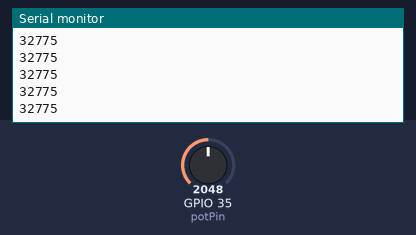
This sketch was run on a simulated ESP32. On the bench: the last lines printed to the serial monitor. The test bench sets the inputs (shaded band); at power-on: GPIO 35 (potPin) = 2048.

Above: at 1.2 s.
1.3 s: GPIO 35 (potPin) set to 2866
At 1.8 s:
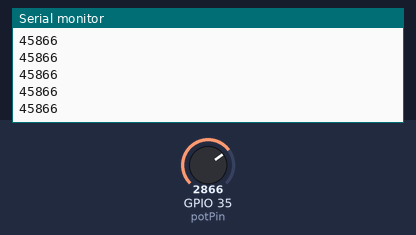
2.8 s: GPIO 35 (potPin) set to 3603
At 3.6 s:
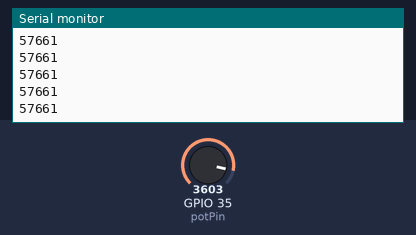
Timing chart, 0 to 5.8 s (numbered marks = the images above; inputs shaded):
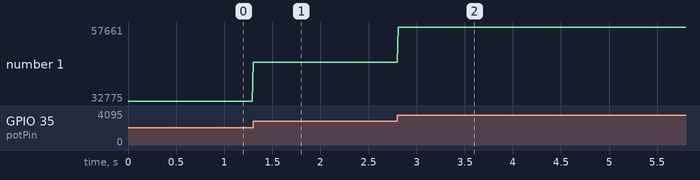

Measured:
- after the input at 1.3 s, the serial monitor: prints a new line at once (image 1)
- after the input at 2.8 s, the serial monitor: prints a new line at once (image 2)
- plotted number 1: 32775 → 45866 after the input at 1.3 s, 45866 → 57661 after the input at 2.8 s

The sketch:

ESP32_potentiometer.ino
```cpp
#include <Arduino.h>

#define potPin 35

void setup() {
  Serial.begin(115200);
  pinMode(potPin, INPUT);
}

int convertedVal;

void loop() {
  int potVal = analogRead(potPin);
  //Serial.println(potVal);

  convertedVal = map(potVal, 0, 4095, 0, 65535);

  Serial.println(convertedVal);

  delay(10); //cooldown
}
```
